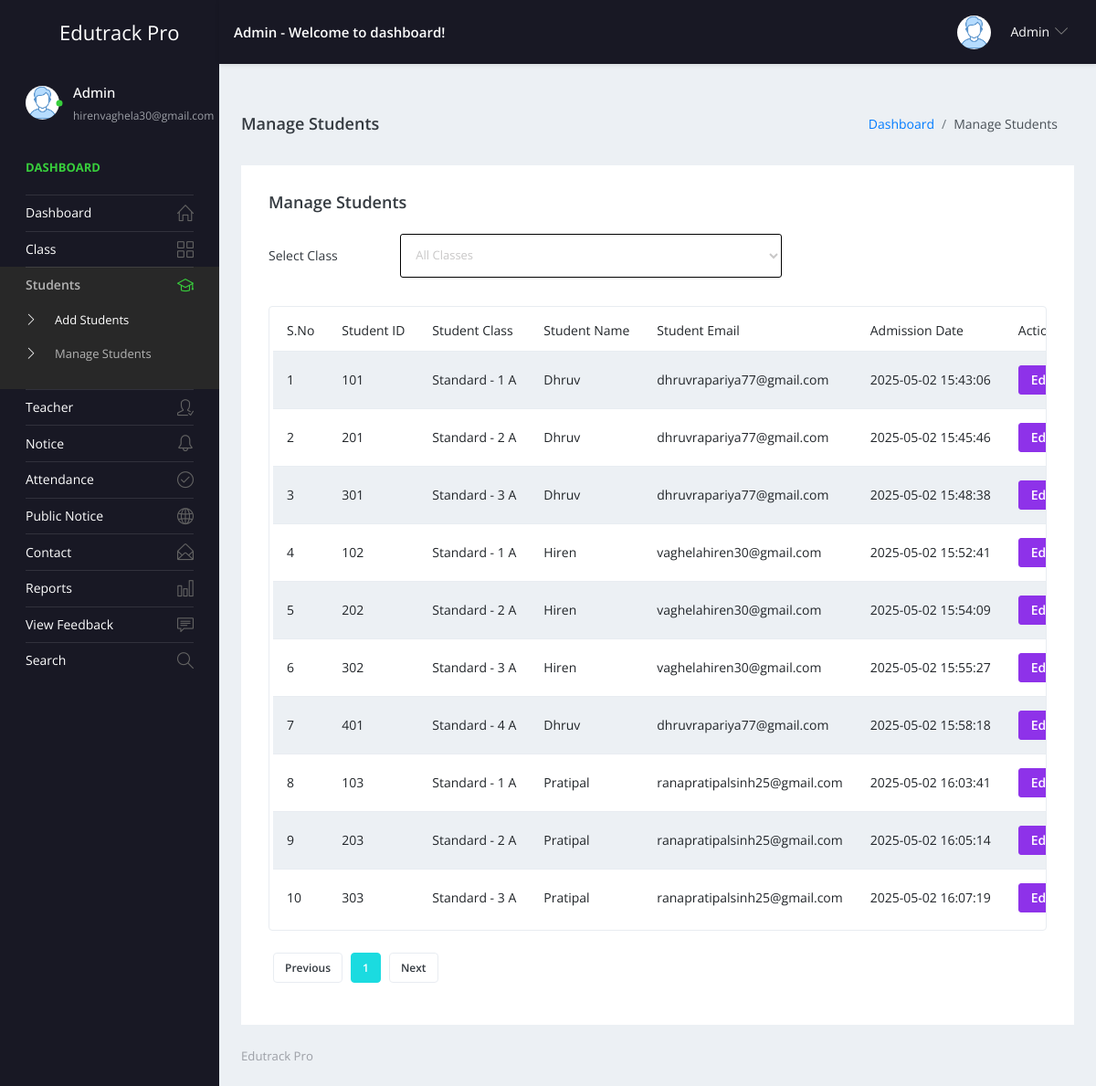
The page /admin/manage-students.php (signed in) on the database its author committed.
### tables this page shows
CREATE TABLE `tblstudent` (
  `ID` int(10) NOT NULL,
  `StudentName` varchar(200) DEFAULT NULL,
  `StudentEmail` varchar(200) DEFAULT NULL,
  `StudentClass` int(200) DEFAULT NULL,
  `Gender` varchar(50) DEFAULT NULL,
  `DOB` date DEFAULT NULL,
  `StuID` varchar(200) DEFAULT NULL,
  `FatherName` mediumtext DEFAULT NULL,
  `MotherName` mediumtext DEFAULT NULL,
  `ContactNumber` bigint(10) DEFAULT NULL,
  `AltenateNumber` bigint(10) DEFAULT NULL,
  `Address` mediumtext DEFAULT NULL,
  `UserName` varchar(200) DEFAULT NULL,
  `Password` varchar(200) DEFAULT NULL,
  `Image` varchar(200) DEFAULT NULL,
  `DateofAdmission` timestamp NULL DEFAULT current_timestamp()
);

CREATE TABLE `tblclass` (
  `ID` int(200) NOT NULL,
  `ClassName` varchar(50) DEFAULT NULL,
  `Section` varchar(20) DEFAULT NULL,
  `fees` varchar(200) DEFAULT NULL,
  `CreationDate` timestamp NULL DEFAULT current_timestamp()
);

### admin/manage-students.php (the view, shortened to what this page needs)
<?php
include('includes/dbconnection.php');
if (strlen($_SESSION['sturecmsaid'] == 0)) {
  header('location:logout.php');
} else {
  $filter_class_id = isset($_GET['class']) ? intval($_GET['class']) : 0;
?>
<!DOCTYPE html>
<html lang="en">
<head>
  <link rel="stylesheet" href="vendors/simple-line-icons/css/simple-line-icons.css">
  <link rel="stylesheet" href="vendors/flag-icon-css/css/flag-icon.min.css">
  <link rel="stylesheet" href="vendors/css/vendor.bundle.base.css">
  <link rel="stylesheet" href="./vendors/daterangepicker/daterangepicker.css">
  <link rel="stylesheet" href="./vendors/chartist/chartist.min.css">
  <link rel="stylesheet" href="./css/style.css">
</head>
<body>
<div class="container-scroller">
  <?php include_once('includes/header.php'); ?>
  <div class="container-fluid page-body-wrapper">
    <?php include_once('includes/sidebar.php'); ?>
    <div class="main-panel">
      <div class="content-wrapper">
        <div class="page-header">
          <h3 class="page-title"> Manage Students </h3>
          <nav aria-label="breadcrumb">
            <ol class="breadcrumb">
              <li class="breadcrumb-item"><a href="dashboard.php">Dashboard</a></li>
              <li class="breadcrumb-item active" aria-current="page">Manage Students</li>
            </ol>
          </nav>
        </div>
        <div class="row">
          <div class="col-md-12 grid-margin stretch-card">
            <div class="card">
              <div class="card-body">
                <div class="d-sm-flex align-items-center mb-4">
                  <h4 class="card-title mb-sm-0">Manage Students</h4>
                </div>
                <form method="GET" class="mb-3">
                  <div class="form-group row">
                    <label class="col-sm-2 col-form-label">Select Class</label>
                    <div class="col-sm-6">
                      <select name="class" class="form-control" onchange="this.form.submit()">
                        <option value="0">All Classes</option>
                      </select>
                    </div>
                  </div>
                </form>
                <?php
                $page_no = isset($_GET['page_no']) && $_GET['page_no'] != "" ? $_GET['page_no'] : 1;
                $total_records_per_page = 10;
                $offset = ($page_no - 1) * $total_records_per_page;
                $ret = "SELECT ID FROM tblstudent";
                $query1 = $dbh->prepare($ret);
                $query1->execute();
                $total_records = $query1->rowCount();
                $total_no_of_pages = ceil($total_records / $total_records_per_page);
                $previous_page = $page_no - 1;
                $next_page = $page_no + 1;
                $sql = "SELECT tblstudent.StuID, tblstudent.ID as sid, tblstudent.StudentName, tblstudent.StudentEmail, tblstudent.DateofAdmission, tblclass.ClassName, tblclass.Section
                        FROM tblstudent
                        JOIN tblclass ON tblclass.ID=tblstudent.StudentClass";
                $sql .= " LIMIT $offset, $total_records_per_page";
                $query = $dbh->prepare($sql);
                $query->execute();
                $results = $query->fetchAll(PDO::FETCH_OBJ);
                $cnt = 1;
                ?>
                <div class="table-responsive border rounded p-1">
                  <table class="table table-striped table-hover small">
                    <thead>
                      <tr>
                        <th>S.No</th>
                        <th>Student ID</th>
                        <th>Student Class</th>
                        <th>Student Name</th>
                        <th>Student Email</th>
                        <th>Admission Date</th>
                        <th>Action</th>
                      </tr>
                    </thead>
                    <tbody>
                      <?php foreach ($results as $row) { ?>
                        <tr>
                          <td><?php echo htmlentities($cnt); ?></td>
                          <td><?php echo htmlentities($row->StuID); ?></td>
                          <td><?php echo htmlentities($row->ClassName . ' ' . $row->Section); ?></td>
                          <td><?php echo htmlentities($row->StudentName); ?></td>
                          <td><?php echo htmlentities($row->StudentEmail); ?></td>
                          <td><?php echo htmlentities($row->DateofAdmission); ?></td>
                          <td>
                            <a href="edit-student-detail.php?editid=<?php echo $row->sid; ?>" class="btn btn-info btn-sm">Edit</a>
                          </td>
                        </tr>
                      <?php $cnt++; } ?>
                    </tbody>
                  </table>
                </div>
                <ul class="pagination mt-4">
                  <li class="page-item <?php if ($page_no <= 1) echo 'disabled'; ?>">
                    <a class="page-link" href="?page_no=<?php echo $previous_page; ?>&class=<?php echo $filter_class_id; ?>">Previous</a>
                  </li>
                  <?php for ($i = 1; $i <= $total_no_of_pages; $i++) { ?>
                    <li class="page-item <?php if ($page_no == $i) echo 'active'; ?>">
                      <a class="page-link" href="?page_no=<?php echo $i; ?>&class=<?php echo $filter_class_id; ?>"><?php echo $i; ?></a>
                    </li>
                  <?php } ?>
                  <li class="page-item <?php if ($page_no >= $total_no_of_pages) echo 'disabled'; ?>">
                    <a class="page-link" href="?page_no=<?php echo $next_page; ?>&class=<?php echo $filter_class_id; ?>">Next</a>
                  </li>
                </ul>
              </div>
            </div>
          </div>
        </div>
      </div>
      <?php include_once('includes/footer.php'); ?>
    </div>
  </div>
</div>
</body>
</html>
<?php } ?>

### admin/includes/header.php (shortened to what this page needs)
<nav class="navbar default-layout-navbar col-lg-12 col-12 p-0 fixed-top d-flex flex-row flex-wrap" style="background-color: #181824; overflow: visible;">
  <div class="navbar-brand-wrapper d-flex align-items-center justify-content-center px-3">
    <a class="navbar-brand brand-logo d-none d-lg-block" href="dashboard.php">
      <strong style="color: white; font-size: 22px; white-space: nowrap;">Edutrack Pro</strong>
    </a>
  </div>
  <?php
  $aid = $_SESSION['sturecmsaid'];
  $sql = "SELECT * FROM tbladmin WHERE ID = :aid";
  $query = $dbh->prepare($sql);
  $query->bindParam(':aid', $aid, PDO::PARAM_STR);
  $query->execute();
  $results = $query->fetchAll(PDO::FETCH_OBJ);
  if ($query->rowCount() > 0) {
    foreach ($results as $row) {
  ?>
      <div class="navbar-menu-wrapper d-flex align-items-center justify-content-between flex-grow-1 flex-wrap px-3">
        <h6 class="mb-0 font-weight-medium d-none d-md-inline" style="color: white;">
          <?php echo htmlentities($row->AdminName); ?> - Welcome to dashboard!
        </h6>
        <ul class="navbar-nav navbar-nav-right d-flex align-items-center ml-auto">
          <li class="nav-item dropdown user-dropdown position-relative">
            <a class="nav-link dropdown-toggle d-flex align-items-center" id="UserDropdown" href="#" role="button" data-toggle="dropdown" aria-expanded="false">
              <img class="img-xs rounded-circle" src="images/faces/face8.jpg" alt="Profile image">
              <span class="font-weight-normal ml-2" style="color: white;"><?php echo htmlentities($row->AdminName); ?></span>
            </a>
          </li>
        </ul>
      </div>
  <?php
    }
  }
  ?>
</nav>

### admin/includes/sidebar.php (shortened to what this page needs)
<nav class="sidebar sidebar-offcanvas" id="sidebar">
  <ul class="nav">
    <li class="nav-item nav-profile">
      <a href="#" class="nav-link">
        <div class="profile-image">
          <img class="img-xs rounded-circle" src="images/faces/face8.jpg" alt="profile image">
          <div class="dot-indicator bg-success"></div>
        </div>
        <div class="text-wrapper">
          <?php
          $aid = $_SESSION['sturecmsaid'];
          $sql = "SELECT * from tbladmin where ID=:aid";
          $query = $dbh->prepare($sql);
          $query->bindParam(':aid', $aid, PDO::PARAM_STR);
          $query->execute();
          $results = $query->fetchAll(PDO::FETCH_OBJ);
          $cnt = 1;
          if ($query->rowCount() > 0) {
            foreach ($results as $row) { ?>
              <p class="profile-name"><?php echo htmlentities($row->AdminName); ?></p>
              <p class="designation"><?php echo htmlentities($row->Email); ?></p><?php $cnt = $cnt + 1;
                                                                                }
                                                                              } ?>
        </div>
      </a>
    </li>
    <li class="nav-item nav-category">
      <span class="nav-link">Dashboard</span>
    </li>
    <li class="nav-item">
      <a class="nav-link" href="dashboard.php">
        <span class="menu-title">Dashboard</span>
        <i class="icon-home menu-icon"></i>
      </a>
    </li>
    <li class="nav-item">
      <a class="nav-link" data-toggle="collapse" href="#ui-basic" aria-expanded="false" aria-controls="ui-basic">
        <span class="menu-title">Class</span>
        <i class="icon-grid menu-icon"></i>
      </a>
    </li>
    <li class="nav-item">
      <a class="nav-link" data-toggle="collapse" href="#ui-basic1" aria-expanded="false" aria-controls="ui-basic1">
        <span class="menu-title">Students</span>
        <i class="icon-graduation menu-icon"></i>
      </a>
      <div class="collapse" id="ui-basic1">
        <ul class="nav flex-column sub-menu">
          <li class="nav-item"> <a class="nav-link" href="add-students.php">Add Students</a></li>
          <li class="nav-item"> <a class="nav-link" href="manage-students.php">Manage Students</a></li>
        </ul>
      </div>
    </li>
    <li class="nav-item">
      <a class="nav-link" data-toggle="collapse" href="#ui-basic2" aria-expanded="false" aria-controls="ui-basic2">
        <span class="menu-title">Teacher</span>
        <i class="icon-user-following menu-icon"></i>
      </a>
    </li>
    <li class="nav-item">
      <a class="nav-link" data-toggle="collapse" href="#auth" aria-expanded="false" aria-controls="auth">
        <span class="menu-title">Notice</span>
        <i class="icon-bell menu-icon"></i>
      </a>
    </li>
    <li class="nav-item">
      <a class="nav-link" data-toggle="collapse" href="#at" aria-expanded="false" aria-controls="at">
        <span class="menu-title">Attendance</span>
        <i class="icon-check menu-icon"></i>
      </a>
    </li>
    <li class="nav-item">
      <a class="nav-link" data-toggle="collapse" href="#auth1" aria-expanded="false" aria-controls="auth1">
        <span class="menu-title">Public Notice</span>
        <i class="icon-globe menu-icon"></i>
      </a>
    </li>
    <li class="nav-item">
      <a class="nav-link" data-toggle="collapse" href="#auth2" aria-expanded="false" aria-controls="auth2">
        <span class="menu-title">Contact</span>
        <i class="icon-envelope-open menu-icon"></i>
      </a>
    </li>
    <li class="nav-item">
      <a class="nav-link" data-toggle="collapse" href="#auth22" aria-expanded="false" aria-controls="auth22">
        <span class="menu-title">Reports</span>
        <i class="icon-chart menu-icon"></i>
      </a>
    </li>
    <li class="nav-item">
      <a class="nav-link" href="view-feedback.php">
        <span class="menu-title">View Feedback</span>
        <i class="icon-speech menu-icon"></i>
      </a>
    </li>
    <li class="nav-item">
      <a class="nav-link" href="search.php">
        <span class="menu-title">Search</span>
        <i class="icon-magnifier menu-icon"></i>
      </a>
    </li>
  </ul>
</nav>

### admin/manage-students.php (style rules this page uses)
.table-responsive { display: block; }

### admin/includes/header.php (style rules this page uses)
.navbar-menu-wrapper { position: relative; z-index: 1050 !important; overflow: visible !important; }
.navbar-nav-right { overflow: visible !important; position: relative; z-index: 1060; }

### rows shown on the page
tblstudent: StuID "101", StudentClass.Section "Standard - 1 A", StudentName "Dhruv", StudentEmail "dhruvrapariya77@gmail.com", DateofAdmission "2025-05-02 15:43:06"
tblstudent: StuID "201", StudentClass.Section "Standard - 2 A", StudentName "Dhruv", StudentEmail "dhruvrapariya77@gmail.com", DateofAdmission "2025-05-02 15:45:46"
tblstudent: StuID "301", StudentClass.Section "Standard - 3 A", StudentName "Dhruv", StudentEmail "dhruvrapariya77@gmail.com", DateofAdmission "2025-05-02 15:48:38"
tblstudent: StuID "102", StudentClass.Section "Standard - 1 A", StudentName "Hiren", StudentEmail "vaghelahiren30@gmail.com", DateofAdmission "2025-05-02 15:52:41"
tblstudent: StuID "202", StudentClass.Section "Standard - 2 A", StudentName "Hiren", StudentEmail "vaghelahiren30@gmail.com", DateofAdmission "2025-05-02 15:54:09"
tblstudent: StuID "302", StudentClass.Section "Standard - 3 A", StudentName "Hiren", StudentEmail "vaghelahiren30@gmail.com", DateofAdmission "2025-05-02 15:55:27"
tblstudent: StuID "401", StudentClass.Section "Standard - 4 A", StudentName "Dhruv", StudentEmail "dhruvrapariya77@gmail.com", DateofAdmission "2025-05-02 15:58:18"
tblstudent: StuID "103", StudentClass.Section "Standard - 1 A", StudentName "Pratipal", StudentEmail "ranapratipalsinh25@gmail.com", DateofAdmission "2025-05-02 16:03:41"
tblstudent: StuID "203", StudentClass.Section "Standard - 2 A", StudentName "Pratipal", StudentEmail "ranapratipalsinh25@gmail.com", DateofAdmission "2025-05-02 16:05:14"
tblstudent: StuID "303", StudentClass.Section "Standard - 3 A", StudentName "Pratipal", StudentEmail "ranapratipalsinh25@gmail.com", DateofAdmission "2025-05-02 16:07:19"

### other values the page prints
$row->AdminName "Admin"
$row->Email "hirenvaghela30@gmail.com"
